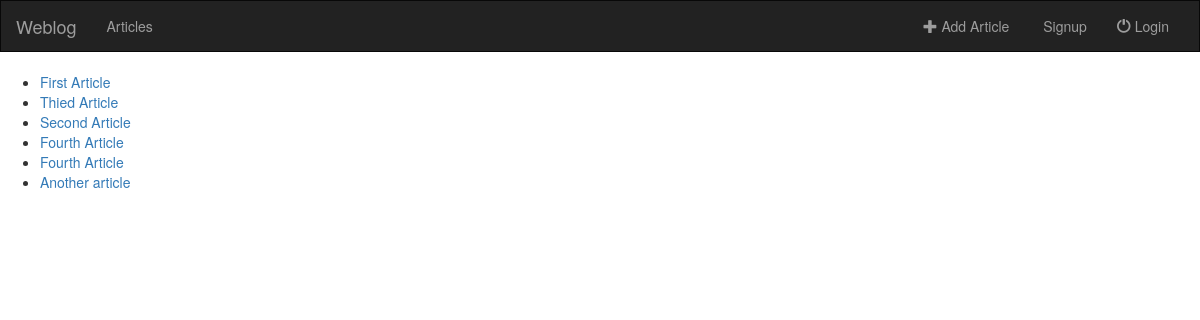
The app's page /article/ with its own data.
### article/models.py (models this page shows, shortened)
class Article(models.Model):
    title = models.CharField(max_length=100)
    author = models.CharField(max_length=100)
    content = models.CharField(max_length=10000)

### article/views.py (the view)
# urls.py: path('',views.index,name='index'),
def index(request):
    articles = Article.objects.all()
    return render(request,'article/index.html',{'articles':articles})

### article/templates/article/index.html (shortened to what this page needs)
{%extends 'article/base.html'%}
{%block login%}
    {%if not request.user.username%}
            <li class="">
                <a href="{%url 'article:signup'%}">
                    &nbsp;Signup
                </a>
            </li>
            <li class="">
                <a href="{%url 'article:user_login'%}">
                    <span class="glyphicon glyphicon-off" aria-hidden="true"></span>&nbsp;Login
                </a>
            </li>
{%endif%}
{%endblock%}
{%block body%}
    {%if articles%}
        <ul>
            {%for article in articles %}
            <li><a href="{% url 'article:detail' article.id %}">{{article.title}} </a></li>
            {%endfor%}
        </ul>
    {%else%}
        <h3>You dont have any articles</h3>
    {%endif%}
{%endblock%}

### records on screen
Article: title "First Article"
Article: title "Thied Article"
Article: title "Second Article"
Article: title "Fourth Article"
Article: title "Fourth Article"
Article: title "Another article"
